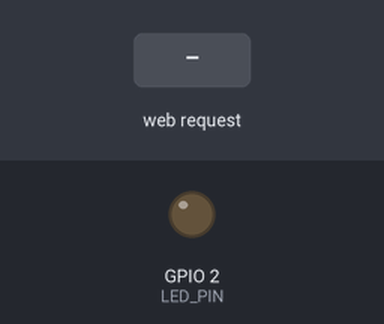
A sketch run on a simulated ESP32. Shown: output pins drawn as LEDs (lit = HIGH). Inputs (shaded band) come from the test bench. What the sketch prints to the serial monitor is not drawn.

Above: at 1.2 s.
1.3 s: HTTP request GET /toggle received
At 1.9 s:
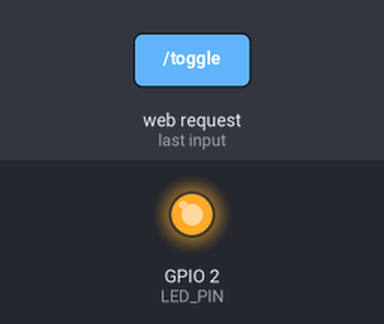
Timing chart, 0 to 4.3 s (numbered marks = the images above; inputs shaded):
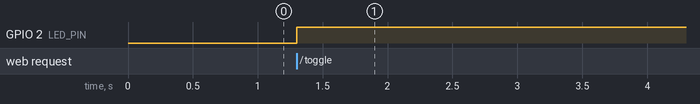

The sketch:

wifi_ap_server.ino
```cpp
#include <WiFi.h>
#include <WebServer.h>

#define LED_PIN 2

WebServer server(80);
bool ledState = false;

void handleRoot() {
  String html = "<!DOCTYPE html><html><head><meta name='viewport' content='width=device-width, initial-scale=1'><title>ESP32 Bancada</title>";
  html += "<style>body{font-family:sans-serif;text-align:center;background:#1e1e24;color:#eee;padding-top:40px;}";
  html += ".btn{display:inline-block;padding:12px 24px;font-size:18px;color:#fff;background:#0078d4;border-radius:8px;text-decoration:none;margin-top:20px;}";
  html += ".card{background:#2b2b36;padding:20px;margin:auto;max-width:360px;border-radius:12px;box-shadow:0 4px 10px rgba(0,0,0,0.3);}</style></head><body>";
  html += "<div class='card'><h2>ESP32 Bancada Web</h2><p>Ponto de Acesso OK!</p>";
  html += "<p>Estado do LED: <b>" + String(ledState ? "LIGADO" : "DESLIGADO") + "</b></p>";
  html += "<a href='/toggle' class='btn'>Alternar LED</a></div></body></html>";
  server.send(200, "text/html", html);
}

void handleToggle() {
  ledState = !ledState;
  digitalWrite(LED_PIN, ledState ? HIGH : LOW);
  server.sendHeader("Location", "/");
  server.send(303);
}

void setup() {
  pinMode(LED_PIN, OUTPUT);
  digitalWrite(LED_PIN, LOW);
  Serial.begin(115200);

  Serial.println("\n[Wi-Fi AP] Criando Ponto de Acesso 'ESP32-BANCADA'...");
  WiFi.softAP("ESP32-BANCADA");
  IPAddress IP = WiFi.softAPIP();

  server.on("/", handleRoot);
  server.on("/toggle", handleToggle);
  server.begin();

  Serial.printf("[Wi-Fi AP] Pronto! Conecte na rede 'ESP32-BANCADA' e acesse http://%s\n", IP.toString().c_str());
}

void loop() {
  server.handleClient();
}
```

Measured:
- after the input at 1.3 s, GPIO 2 (LED_PIN): LOW → HIGH at once
